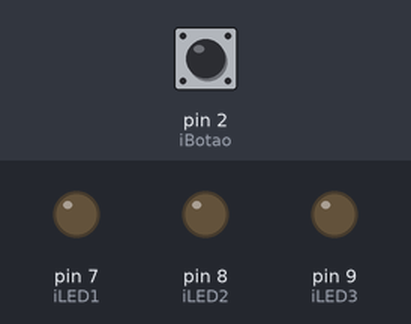
Bench run of a sketch on a simulated Arduino Uno, built with avr-gcc and run on an emulated ATmega328P. Parts: output pins drawn as LEDs (lit = HIGH). Dashed ring = blinking. Inputs (shaded band) come from the test bench; at power-on: pin 2 (iBotao) HIGH.

Above: at 1.2 s.
1.3 s: pin 2 (iBotao) pulled LOW for 3.2 s
At 3.1 s:
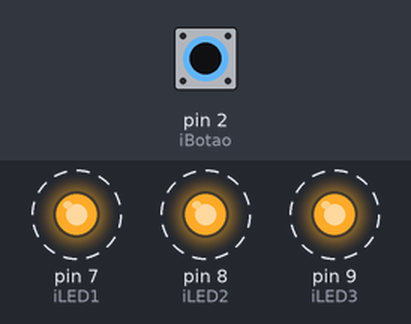
6.8 s: pin 2 (iBotao) pulled LOW for 0.15 s
At 8.5 s:
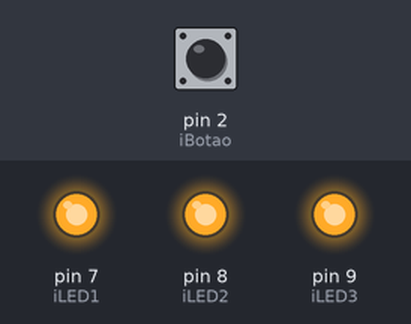
9.3 s: pin 2 (iBotao) pulled LOW for 1 s
At 11.6 s:
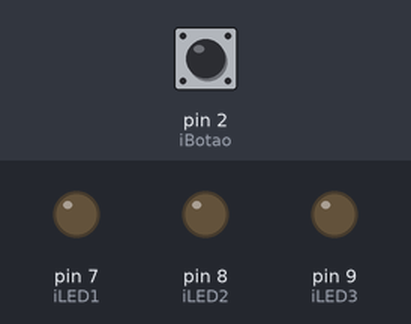
Timing chart, 0 to 13.1 s (numbered marks = the images above; inputs shaded):
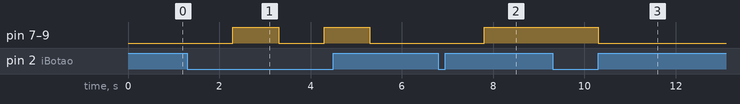

The sketch:

botao.ino
```cpp
#define iLED1 7
#define iLED2 8
#define iLED3 9
#define iBotao 2
bool trocaValor = false;
bool iStatus = LOW; // Initial state of the LEDs

void setup() {
  pinMode(iLED1, OUTPUT);
  pinMode(iLED2, OUTPUT);
  pinMode(iLED3, OUTPUT);
  pinMode(iBotao, INPUT);
}

void loop() {
  bool trocaValor = digitalRead(iBotao);
  if (iStatus == HIGH && trocaValor == LOW) {
    iStatus = LOW;
    delay(1000); // Debounce delay
  } else if (iStatus == LOW && trocaValor == LOW) {
    iStatus = HIGH;
    delay(1000); // Debounce delay
  }
  digitalWrite(iLED1, iStatus);
  digitalWrite(iLED2, iStatus);
  digitalWrite(iLED3, iStatus);
}
```

Measured:
- after the input at 1.3 s, pin 7 (iLED1), pin 8 (iLED2), pin 9 (iLED3): alternates HIGH for 1.0 s and LOW for 1.0 s, starting after 1.0 s
- after the input at 6.8 s, pin 7 (iLED1), pin 8 (iLED2), pin 9 (iLED3): LOW → HIGH after 1.0 s
- after the input at 9.3 s, pin 7 (iLED1), pin 8 (iLED2), pin 9 (iLED3): HIGH → LOW after 1.0 s
